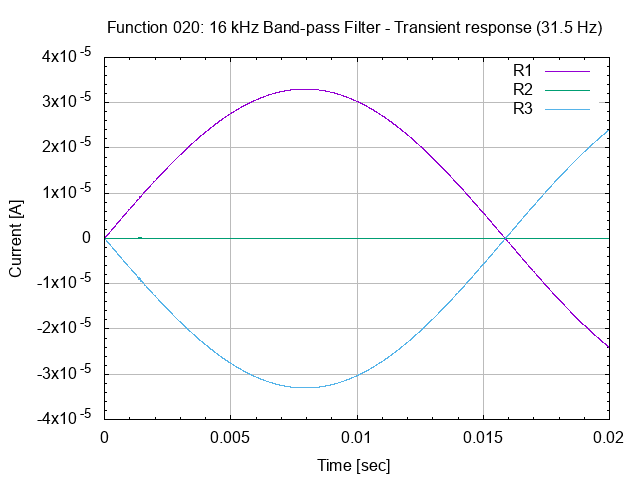

Write the gnuplot code that produced this figure.
# set terminal
set term png

# set graph
set output "26.020.00.02.02.png"
set title "Function 020: 16 kHz Band-pass Filter - Transient response (31.5 Hz)"

# setup Y-axis
set grid ytics lt 1 lw 1 lc rgb "#bbbbbb"
set mytics
set ylabel "Current [A]"

# setup X-axis
set grid xtics lt 1 lw 1 lc rgb "#bbbbbb"
set mxtics
set xrange [0:0.02]
set xlabel "Time [sec]"

# setup plot style
set style data lines
plot '26.020.00.02.02.dat' using 1:2 title "R1", \
     '26.020.00.02.02.dat' using 1:3 title "R2", \
     '26.020.00.02.02.dat' using 1:4 title "R3"

# set output back to default
set output

# reset terminal type
set terminal pop
